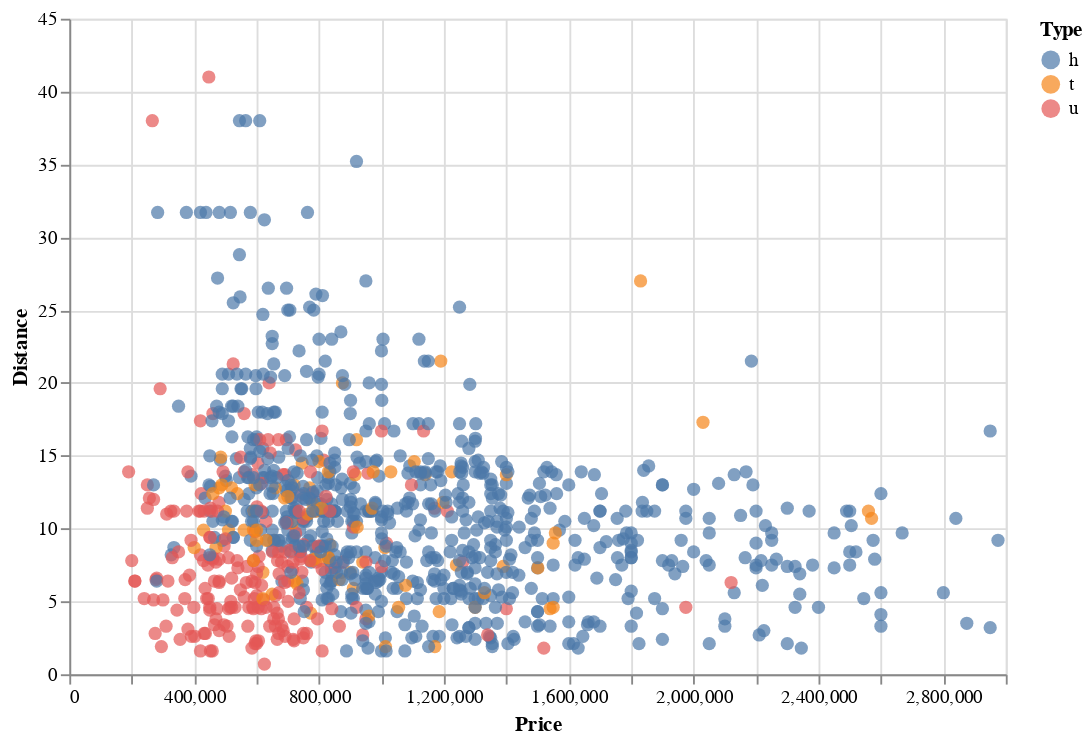

Notebook code for this chart:
### Code cell
alt.Chart(df).mark_circle(size=50).encode(
    x='Price',
    y='Distance',
    color='Type'
).properties(
    height=350, width=500
)

### Figure 1 — Vega-Lite specification as saved in the notebook (floating-point values rounded to 4 significant figures; data arrays with more than 128 entries replaced by an {"elided": "..."} marker saying what was removed)
{"config": {"view": {"continuousWidth": 400, "continuousHeight": 300}}, "data": {"name": "data-3aca429d2dcf69bfce9096daadd8dc7f"}, "mark": {"type": "circle", "size": 50}, "encoding": {"color": {"type": "nominal", "field": "Type"}, "x": {"type": "quantitative", "field": "Price"}, "y": {"type": "quantitative", "field": "Distance"}}, "height": 350, "width": 500, "$schema": "https://vega.github.io/schema/vega-lite/v4.8.1.json", "datasets": {"data-3aca429d2dcf69bfce9096daadd8dc7f": {"elided": "1000 records"}}}
